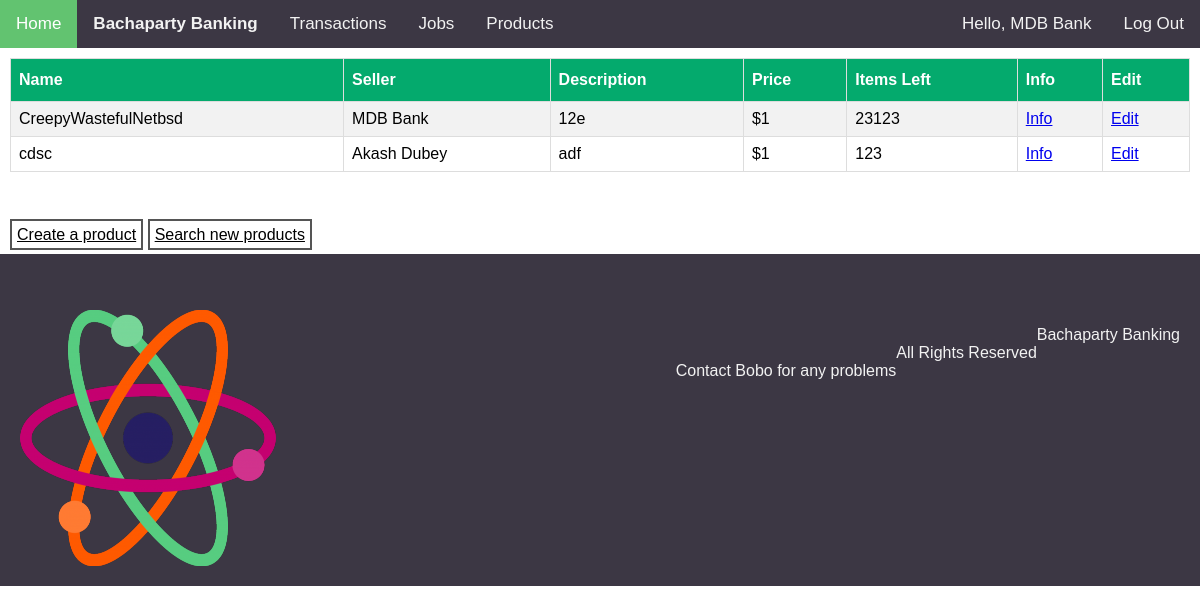
Screenshot of /user/products (signed in) with the database file from the repository.
### bacha/models.py (models this page shows, shortened)
class Product(models.Model):
    seller = models.ForeignKey(Profile, on_delete=models.CASCADE, related_name="seller") # The Foreign key to the Profiles involved
    buyers = models.ManyToManyField(Profile, related_name="buyers")
    transactions = models.ManyToManyField(Transaction)
    name = models.CharField(verbose_name='Product Name', max_length=50)
    description = models.TextField(verbose_name='Product Description',max_length=2000)
    price = models.PositiveSmallIntegerField(verbose_name='Price')
    availability = models.SmallIntegerField(verbose_name="Amount of Products", validators=[validate_positive])
    reviews = models.ManyToManyField(Review)

class Profile(models.Model):
    user = models.OneToOneField(User, on_delete=models.CASCADE, null=True)
    first_name = models.CharField(max_length=50)
    last_name = models.CharField(max_length=50)
    email = models.EmailField(blank=True, null=True)
    balance = models.SmallIntegerField(verbose_name='Bank Balance', default=10)
    username = models.CharField(max_length=100, blank=True, null=True)

### bacha/views.py (the view)
# urls.py: path('user/products', ProductsView, name='products'),
@login_required(login_url='/login/')
def ProductsView(request):
    profile = Profile.objects.get(user=request.user)
    products = []
    for product in Product.objects.all().order_by('-price'):
        if product.seller == profile or profile in product.buyers.all():
            products.append(product)
    context = {
        'products': products,
        'product_len': len(products)
    }
    return render(request, 'products.html', context)

### templates/products.html (shortened to what this page needs)
{% extends 'base.html' %}
{% block content %}
{% if product_len != 0 %}
<table id="transactions">
    <tr>
        <th>Name</th>
        <th>Seller</th>
        <th>Description</th>
        <th>Price</th>
        <th>Items Left</th>
        <th>Info</th>
        <th>Edit</th>
    </tr>
    {% for product in products %}
    <tr>
        <td>{{ product.name|safe }}</td>
        <td>{{ product.seller.first_name|safe|capfirst }} {{ product.seller.last_name|safe|capfirst }}</td>
        <td>{{ product.description|safe }}</td>
        <td>${{ product.price }}</td>
        <td>{{ product.availability }}</td>
        <td> <a href="{% url 'view_product' product.id %}">Info</a></td>
        <td> <a href="{% url 'product_edit' product.id %}">Edit</a></td>
    </tr>
    {% endfor %}
</table>
{% else %}
No Products
{% endif %}
<br>
<br>
<br>
<a class="button" href="{% url 'create_product' %}">Create a product</a>
<a class="button" href="{% url 'search_products' %}">Search new products</a>
{% endblock %}

### templates/base.html (shortened to what this page needs)
{% load static %}
<!DOCTYPE html>
<html lang="en">
<head>
 </head>
<body>
  <nav>
    <a href="{% url 'home' %}" class='active'> Home </a>
    <a><strong>Bachaparty Banking</strong></a>
    <a href="{% url 'transactions' %}"> Transactions </a>
    <a href="{% url 'jobs' %}"> Jobs </a>
    <a href="{% url 'products' %}"> Products </a>
        {% if user.is_authenticated %}
          <a class="nav-right" href="{% url 'logout' %}">Log Out</a>
          <a class="nav-right">Hello, {{ user.first_name|safe|capfirst }} {{ user.last_name|safe|capfirst }}</a>
        {% else %}
{% comment %}           <a class="nav-right" href="{% url 'admin/' %}"> Admin </a>
 {% endcomment %}          <a class="nav-right" href="{% url 'login' %}"> Login </a>
          <a class="nav-right" href="{% url 'signup' %}"> Sign Up </a>
        {% endif %}
  </nav>
  <main style="padding:10px">
    {% block content %}
    {% endblock %}
  </main>
</body>
<footer style="padding: 20px;">
<br>
<br>
  <img src="{% static 'favicon.png' %}" alt="Bachaparty logo" style="float: left;">
  <p style="float: right;">Bachaparty Banking</p>
  <br>
  <p style="float: right;">All Rights Reserved</p>
  <br>
  <p style="float: right;">Contact Bobo for any problems</p>
</footer>
</html>

### templates/base.html (style rules this page uses)
body { margin: 0; font-family: Arial, Helvetica, sans-serif; }
nav, footer { background-color: #3c3744; overflow: hidden; }
footer p { float: left; color: #f2f2f2; text-align: center; }
nav a, nav p { float: left; color: #f2f2f2; text-align: center; padding: 14px 16px; text-decoration: none; font-size: 17px; }
nav a.active { background-color: #62C370; color: white; }
nav a.nav-right { float: right; }
* { box-sizing: border-box; }
.button { background-color: white; color: black; padding: 5px; border: 2px solid #555555; }
#transactions { font-family: Arial, Helvetica, sans-serif; border-collapse: collapse; width: 100%; }
#transactions td, #transactions th { border: 1px solid #ddd; padding: 8px; }
#transactions tr:nth-child(even) { background-color: #f2f2f2; }
#transactions th { padding-top: 12px; padding-bottom: 12px; text-align: left; background-color: #04AA6D; color: white; }

### rows the page displays
Product: name "CreepyWastefulNetbsd", seller.first_name "MDB", seller.last_name "Bank", description "12e", price "1", availability "23123"
Product: name "cdsc", seller.first_name "Akash", seller.last_name "Dubey", description "adf", price "1", availability "123"

### other values shown
{{ user.first_name|safe|capfirst }} "MDB"
{{ user.last_name|safe|capfirst }} "Bank"
